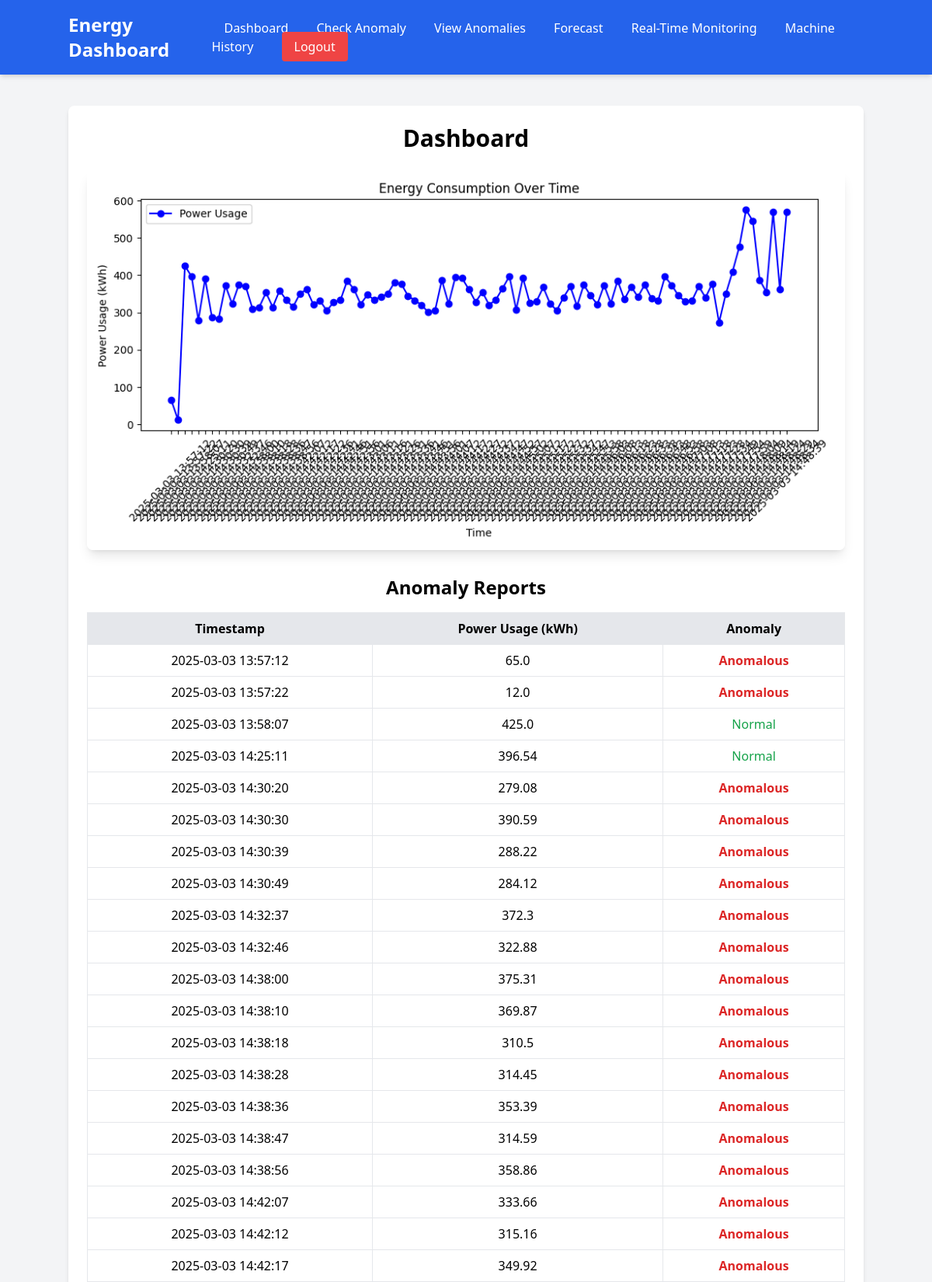
The page /dashboard (signed in, upper part) on the database its author committed.
### app.py (models this page shows)
class Anomaly(db.Model):
    id = db.Column(db.Integer, primary_key=True)
    timestamp = db.Column(db.String(100), nullable=False)
    power_usage = db.Column(db.Float, nullable=False)
    anomaly = db.Column(db.Boolean, default=False)

### app.py (the view)
@app.route("/dashboard")
@login_required
def dashboard():
    anomalies = Anomaly.query.all()
    timestamps = [a.timestamp for a in anomalies]
    power_usage = [a.power_usage for a in anomalies]
    plot_url = None
    if timestamps and power_usage:
        plt.figure(figsize=(10, 5))
        plt.plot(timestamps, power_usage, marker='o', linestyle='-', color='blue', label="Power Usage")
        plt.xlabel("Time")
        plt.ylabel("Power Usage (kWh)")
        plt.title("Energy Consumption Over Time")
        plt.xticks(rotation=45)
        plt.legend()
        plt.tight_layout()
        img = io.BytesIO()
        plt.savefig(img, format="png")
        img.seek(0)
        plot_url = base64.b64encode(img.getvalue()).decode()
        plt.close()
    return render_template("dashboard.html", anomalies=anomalies, plot_url=plot_url)

### app.py (called while the page is built)
@login_manager.user_loader
def load_user(user_id):
    return User.query.get(int(user_id))

### templates/dashboard.html (shortened to what this page needs)
<!DOCTYPE html>
<html lang="en">
<head>
    <script src="https://cdn.tailwindcss.com"></script>
</head>
<body class="bg-gray-100">
    <nav class="bg-blue-600 p-4 text-white shadow-md">
        <div class="container mx-auto flex justify-between items-center">
            <a href="/dashboard" class="text-2xl font-bold">Energy Dashboard</a>
            <div>
                <a href="/dashboard" class="mx-4 hover:underline">Dashboard</a>
                <a href="/anomalie" class="mx-4 hover:underline">Check Anomaly</a>
                <a href="/anomalies" class="mx-4 hover:underline">View Anomalies</a>
                <a href="/forecast" class="mx-4 hover:underline">Forecast</a>
                <a href="/real-time-monitoring" class="mx-4 hover:underline">Real-Time Monitoring</a>
                <a href="/historical_data_page" class="mx-4 hover:underline">Machine History</a>
                <a href="/logout" class="mx-4 bg-red-500 px-4 py-2 rounded hover:bg-red-700">Logout</a>
            </div>
        </div>
    </nav>
    <div class="container mx-auto mt-10 p-6 bg-white rounded-lg shadow-md">
        <h1 class="text-3xl font-bold text-center">Dashboard</h1>
        {% if plot_url %}
        <div class="flex justify-center mt-6">
            <img class="rounded-lg shadow-lg">
        </div>
        {% endif %}
        <h2 class="text-2xl font-semibold text-center mt-8">Anomaly Reports</h2>
        <div class="overflow-x-auto mt-4">
            <table class="min-w-full bg-white border border-gray-300">
                <thead>
                    <tr class="bg-gray-200">
                        <th class="border p-2">Timestamp</th>
                        <th class="border p-2">Power Usage (kWh)</th>
                        <th class="border p-2">Anomaly</th>
                    </tr>
                </thead>
                <tbody>
                    {% for anomaly in anomalies %}
                    <tr class="text-center">
                        <td class="border p-2">{{ anomaly.timestamp }}</td>
                        <td class="border p-2">{{ anomaly.power_usage }}</td>
                        <td class="border p-2">
                            {% if anomaly.anomaly %}
                                <span class="text-red-600 font-bold">Anomalous</span>
                            {% else %}
                                <span class="text-green-600">Normal</span>
                            {% endif %}
                        </td>
                    </tr>
                    {% endfor %}
                </tbody>
            </table>
        </div>
    </div>
</body>
</html>

### rows shown on the page
Anomaly: timestamp "2025-03-03 13:57:12", power_usage "65.0", anomaly "Anomalous"
Anomaly: timestamp "2025-03-03 13:57:22", power_usage "12.0", anomaly "Anomalous"
Anomaly: timestamp "2025-03-03 13:58:07", power_usage "425.0", anomaly "Normal"
Anomaly: timestamp "2025-03-03 14:25:11", power_usage "396.54", anomaly "Normal"
Anomaly: timestamp "2025-03-03 14:30:20", power_usage "279.08", anomaly "Anomalous"
Anomaly: timestamp "2025-03-03 14:30:30", power_usage "390.59", anomaly "Anomalous"
Anomaly: timestamp "2025-03-03 14:30:39", power_usage "288.22", anomaly "Anomalous"
Anomaly: timestamp "2025-03-03 14:30:49", power_usage "284.12", anomaly "Anomalous"
Anomaly: timestamp "2025-03-03 14:32:37", power_usage "372.3", anomaly "Anomalous"
Anomaly: timestamp "2025-03-03 14:32:46", power_usage "322.88", anomaly "Anomalous"
Anomaly: timestamp "2025-03-03 14:38:00", power_usage "375.31", anomaly "Anomalous"
Anomaly: timestamp "2025-03-03 14:38:10", power_usage "369.87", anomaly "Anomalous"
Anomaly: timestamp "2025-03-03 14:38:18", power_usage "310.5", anomaly "Anomalous"
Anomaly: timestamp "2025-03-03 14:38:28", power_usage "314.45", anomaly "Anomalous"
Anomaly: timestamp "2025-03-03 14:38:36", power_usage "353.39", anomaly "Anomalous"
Anomaly: timestamp "2025-03-03 14:38:47", power_usage "314.59", anomaly "Anomalous"
Anomaly: timestamp "2025-03-03 14:38:56", power_usage "358.86", anomaly "Anomalous"
Anomaly: timestamp "2025-03-03 14:42:07", power_usage "333.66", anomaly "Anomalous"
Anomaly: timestamp "2025-03-03 14:42:12", power_usage "315.16", anomaly "Anomalous"
Anomaly: timestamp "2025-03-03 14:42:17", power_usage "349.92", anomaly "Anomalous"
